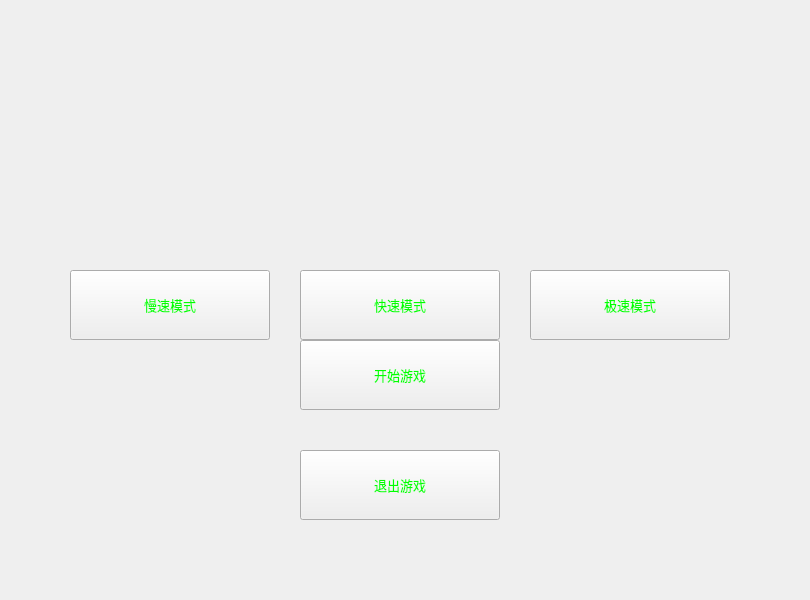
<?xml version="1.0" encoding="UTF-8"?>
<ui version="4.0">
 <class>Widget</class>
 <widget class="QWidget" name="Widget">
  <property name="geometry">
   <rect>
    <x>0</x>
    <y>0</y>
    <width>810</width>
    <height>600</height>
   </rect>
  </property>
  <property name="baseSize">
   <size>
    <width>0</width>
    <height>0</height>
   </size>
  </property>
  <property name="windowTitle">
   <string>Widget</string>
  </property>
  <property name="styleSheet">
   <string notr="true"/>
  </property>
  <widget class="mybutton" name="btnStart">
   <property name="geometry">
    <rect>
     <x>300</x>
     <y>340</y>
     <width>200</width>
     <height>70</height>
    </rect>
   </property>
   <property name="font">
    <font>
     <family>Adobe Arabic</family>
     <pointsize>10</pointsize>
    </font>
   </property>
   <property name="cursor">
    <cursorShape>PointingHandCursor</cursorShape>
   </property>
   <property name="styleSheet">
    <string notr="true">border-image: url(:/D:/logo/button3.png);
color: rgb(0, 255, 0);</string>
   </property>
   <property name="text">
    <string>开始游戏</string>
   </property>
  </widget>
  <widget class="mybutton" name="btnOut">
   <property name="geometry">
    <rect>
     <x>300</x>
     <y>450</y>
     <width>200</width>
     <height>70</height>
    </rect>
   </property>
   <property name="font">
    <font>
     <family>Adobe Arabic</family>
     <pointsize>10</pointsize>
    </font>
   </property>
   <property name="cursor">
    <cursorShape>PointingHandCursor</cursorShape>
   </property>
   <property name="styleSheet">
    <string notr="true">border-image: url(:/D:/logo/button3.png);
color: rgb(0, 255, 0);</string>
   </property>
   <property name="text">
    <string>退出游戏</string>
   </property>
  </widget>
  <widget class="mybutton" name="btnQuick">
   <property name="geometry">
    <rect>
     <x>300</x>
     <y>270</y>
     <width>200</width>
     <height>70</height>
    </rect>
   </property>
   <property name="font">
    <font>
     <family>Adobe Arabic</family>
     <pointsize>10</pointsize>
    </font>
   </property>
   <property name="cursor">
    <cursorShape>PointingHandCursor</cursorShape>
   </property>
   <property name="styleSheet">
    <string notr="true">border-image: url(:/D:/logo/button3.png);
color: rgb(0, 255, 0);</string>
   </property>
   <property name="text">
    <string>快速模式</string>
   </property>
  </widget>
  <widget class="mybutton" name="btnFast">
   <property name="geometry">
    <rect>
     <x>530</x>
     <y>270</y>
     <width>200</width>
     <height>70</height>
    </rect>
   </property>
   <property name="font">
    <font>
     <family>Adobe Arabic</family>
     <pointsize>10</pointsize>
    </font>
   </property>
   <property name="cursor">
    <cursorShape>PointingHandCursor</cursorShape>
   </property>
   <property name="styleSheet">
    <string notr="true">border-image: url(:/D:/logo/button3.png);
color: rgb(0, 255, 0);</string>
   </property>
   <property name="text">
    <string>极速模式</string>
   </property>
  </widget>
  <widget class="mybutton" name="btnSlow">
   <property name="geometry">
    <rect>
     <x>70</x>
     <y>270</y>
     <width>200</width>
     <height>70</height>
    </rect>
   </property>
   <property name="font">
    <font>
     <family>Adobe Arabic</family>
     <pointsize>10</pointsize>
    </font>
   </property>
   <property name="cursor">
    <cursorShape>PointingHandCursor</cursorShape>
   </property>
   <property name="focusPolicy">
    <enum>Qt::StrongFocus</enum>
   </property>
   <property name="styleSheet">
    <string notr="true">border-image: url(:/D:/logo/button3.png);
color: rgb(0, 255, 0);</string>
   </property>
   <property name="text">
    <string>慢速模式</string>
   </property>
   <property name="checkable">
    <bool>false</bool>
   </property>
   <property name="autoDefault">
    <bool>false</bool>
   </property>
  </widget>
 </widget>
 <customwidgets>
  <customwidget>
   <class>mybutton</class>
   <extends>QPushButton</extends>
   <header>mybutton.h</header>
  </customwidget>
 </customwidgets>
 <resources/>
 <connections/>
</ui>
